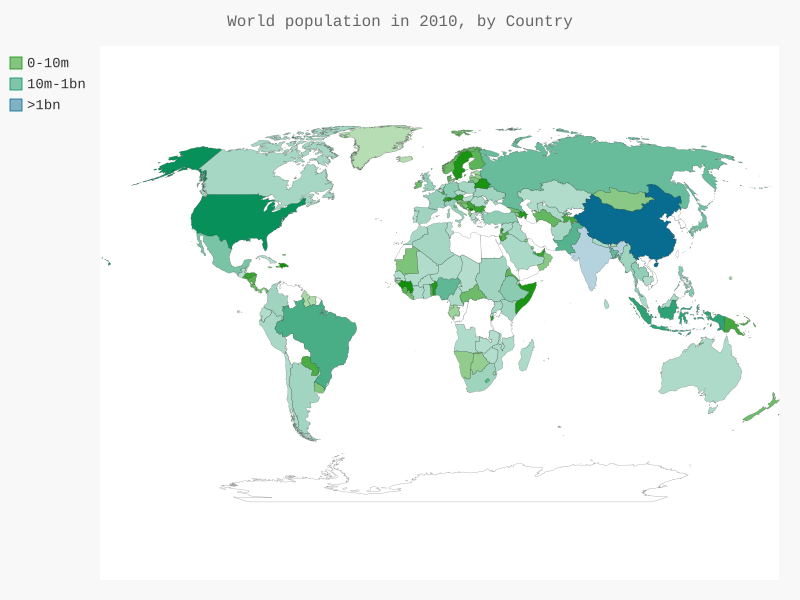

The script that drew this image:
import json
import pygal
from pygal_maps_world.maps import World
from pygal.style import LightColorizedStyle as LCS, RotateStyle as RS
from country_codes import get_country_code

# Carrega os dados em uma lista.
filename = 'Estudos/PYTHON/Python-VisualizacaoDeDados/Dados-Gráficos/Dowload_de_dados/population_data.json'

with open(filename) as f:
    pop_data = json.load(f)

# Constrói um dicionário com dados das populações.
cc_populations = {}
for pop_dict in pop_data:
    if pop_dict['Year'] == '2010':
        country = pop_dict['Country Name']
        population = int(float(pop_dict['Value']))
        code = get_country_code(country)
        if code:
            cc_populations[code] = population

# Agrupa os países em três níveis populacionais.
cc_pops_1, cc_pops_2, cc_pops_3 = {}, {}, {}
for cc, pop in cc_populations.items():
    if pop < 10_000_000:
        cc_pops_1[cc] = pop
    elif pop < 1_000_000_000:
        cc_pops_2[cc] = pop
    else:
        cc_pops_3[cc] = pop

# Visualiza quantos países estão em cada nível.
print(len(cc_pops_1), len(cc_pops_2), len(cc_pops_3))


w_style = RS('#109008', base_style=LCS)
w = World(style=w_style)
w.title = "World population in 2010, by Country"
w.add('0-10m', cc_pops_1)
w.add('10m-1bn', cc_pops_2)
w.add('>1bn', cc_pops_3)

w.render_to_file('Estudos/PYTHON/Python-VisualizacaoDeDados/Dados-Gráficos/Dowload_de_dados/world_population.svg')
